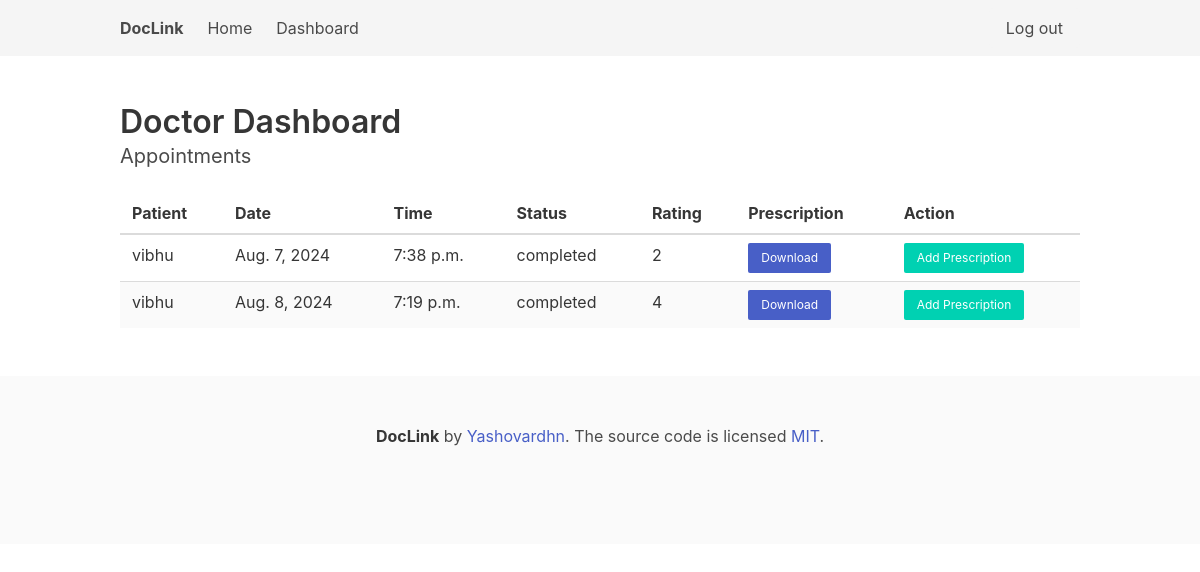
The app's page /doctor-dashboard/ (signed in), older data.
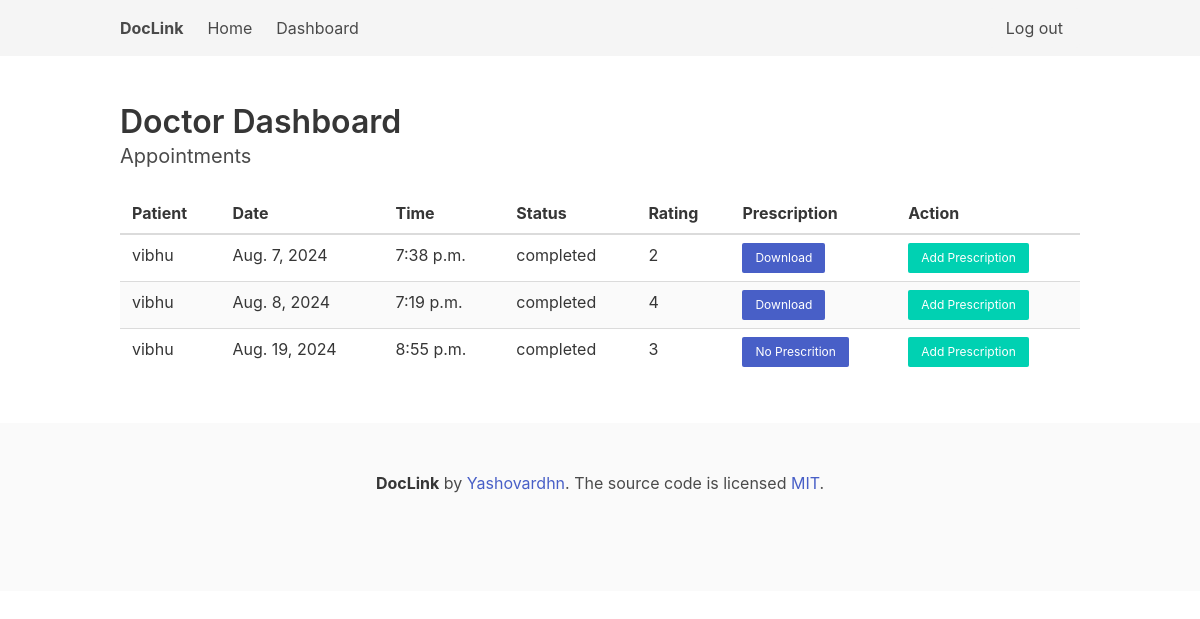
The same page, newer data.
### myapp/models.py (models this page shows)
class Appointment(models.Model):
    doctor = models.ForeignKey(Doctor, on_delete=models.CASCADE)
    patient = models.ForeignKey(Patient, on_delete=models.CASCADE)
    date = models.DateField()
    time = models.TimeField()
    status = models.CharField(max_length=10, choices=(('pending', 'Pending'), ('confirmed', 'Confirmed'), ('completed', 'Completed')))
    rating = models.IntegerField(null=True, blank=True)
    visit_details = models.TextField(null=True, blank=True)

class Patient(models.Model):
    user = models.OneToOneField(User, on_delete=models.CASCADE)
    age = models.IntegerField()
    medical_history = models.TextField()
    doctors = models.ManyToManyField(Doctor, through='Appointment')

class User(AbstractUser):
    USER_TYPE_CHOICES = (
        ('doctor', 'Doctor'),
        ('patient', 'Patient'),
    )
    user_type = models.CharField(max_length=10, choices=USER_TYPE_CHOICES)

### myapp/views.py (the view)
# urls.py: path('doctor-dashboard/', DoctorDashboardView.as_view(), name='doctor_dashboard'),
class DoctorDashboardView(LoginRequiredMixin, ListView):
    template_name = 'myapp/doctor_dashboard.html'
    context_object_name = 'appointments'
    login_url = 'login'
    def get_queryset(self):
        return Appointment.objects.filter(doctor__user=self.request.user)
    def get_context_data(self, **kwargs):
        context = super().get_context_data(**kwargs)
        context['schedule'] = Schedule.objects.filter(doctor__user=self.request.user)
        return context

### myapp/templates/myapp/doctor_dashboard.html (shortened to what this page needs)
{% extends "myapp/base.html" %}
{% block content %}
<h2 class="title">Doctor Dashboard</h2>
<h3 class="subtitle">Appointments</h3>
<table class="table is-fullwidth is-striped">
    <thead>
        <tr>
            <th>Patient</th>
            <th>Date</th>
            <th>Time</th>
            <th>Status</th>
            <th>Rating</th>
            <th>Prescription</th>
            <th>Action</th>
        </tr>
    </thead>
    <tbody>
        {% for appointment in appointments %}
        <tr>
            <td>{{ appointment.patient.user.username }}</td>
            <td>{{ appointment.date }}</td>
            <td>{{ appointment.time }}</td>
            <td>{{ appointment.status }}</td>
            <td>{{ appointment.rating }}</td>
            <td>
                {% if appointment.prescription %}
                <a class="button is-small is-link" href="{% url 'download_prescription' appointment.prescription.id %}" download>Download</a>
                {% else %}
                <a class="button is-small is-link">No Prescrition</a>
                {% endif %}
            </td>
            <td>
                {% if appointment.status == 'completed' %}
                    <a class="button is-small is-primary" href="{% url 'upload_prescription' appointment.id %}">Add Prescription</a>
                {% endif %}
            </td>
        </tr>
        {% empty %}
        <tr>
            <td colspan="7">No appointments available.</td>
        </tr>
        {% endfor %}
    </tbody>
</table>
{% endblock %}

### myapp/templates/myapp/base.html (shortened to what this page needs)
<!DOCTYPE html>
<html lang="en">
<head>
    <link rel="stylesheet" href="https://cdn.jsdelivr.net/npm/bulma@0.9.3/css/bulma.min.css">
</head>
<body>
    <nav class="navbar is-light">
        <div class="container">
            <div class="navbar-brand">
                <a class="navbar-item" href="{% url 'doctor_list' %}">
                    <strong>DocLink</strong>
                </a>
            </div>
            <div id="navbarMenu" class="navbar-menu">
                <div class="navbar-start">
                    <a class="navbar-item" href="{% url 'doctor_list' %}">Home</a>
                    {% if user.is_authenticated %}
                        {% if user.user_type == 'doctor' %}
                            <a class="navbar-item" href="{% url 'doctor_dashboard' %}">Dashboard</a>
                        {% elif user.user_type == 'patient' %}
                            <a class="navbar-item" href="{% url 'patient_dashboard' %}">Dashboard</a>
                        {% endif %}
                    {% endif %}
                </div>
                <div class="navbar-end">
                    {% if user.is_authenticated %}
                        <div class="navbar-item">
                            <div class="buttons">
                                <a class="button is-light" href="{% url 'logout' %}">Log out</a>
                            </div>
                        </div>
                    {% endif %}
                </div>
            </div>
        </div>
    </nav>
    <section class="section">
        <div class="container">
            {% block content %}
            {% endblock %}
        </div>
    </section>
    <footer class="footer">
        <div class="content has-text-centered">
            <p>
                <strong>DocLink</strong> by <a href="https://github.com/yashovardhn">Yashovardhn</a>. The source code is licensed
                <a href="http://opensource.org/licenses/mit-license.php">MIT</a>.
            </p>
        </div>
    </footer>
</body>
</html>

Row changes from the older to the newer data that the page shows:
added Appointment: patient.user.username "vibhu", date "Aug. 19, 2024", time "8:55 p.m.", status "completed", rating "3", shows "No Prescrition", shows "Add Prescription"
